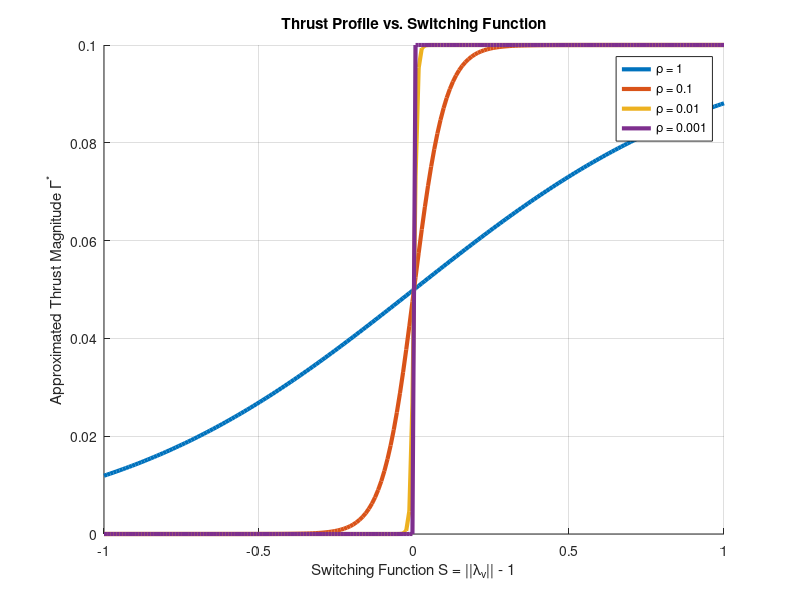

The MATLAB source for this figure: (Note: this script raises an error after producing the figure.)
clear; clc; close all;
format long

% PARAMETERS
mu = 1;               % Non-dimensional gravitational parameter
umax = 0.1;           % Maximum control magnitude
tf = 8;               % Fixed final time (non-dimensional)
Ispg0 = 4000*9.8;     % Given

% Smoothing parameters
rhos = [1, 0.1, 1e-2, 1e-3];

% Earth initial conditions (circular orbit at 1 AU)
% Now the state vector is 5D: [rx, ry, vx, vy, m].
% Assume initial mass = 1 in nondimensional units
x0 = [1; 0; 0; 1; 1];

% Mars orbit parameters (circular orbit)
a_M = 1.524;                % Mars semi-major axis (AU)
nu_M0 = pi;                 % Mars initial true anomaly (radians)
omega_M = sqrt(mu/(a_M^3)); % Mars angular rate

% Anonymous function for Mars' state (position and velocity) at time t
marsState = @(t) [ a_M*cos(nu_M0 + omega_M*t);
                   a_M*sin(nu_M0 + omega_M*t);
                  -a_M*omega_M*sin(nu_M0 + omega_M*t);
                   a_M*omega_M*cos(nu_M0 + omega_M*t) ];

% Terminal condition: spacecraft must rendezvous with Mars at tf.
x_target = marsState(tf);

% Plot Approximated Thrust vs. Switching Function
s_vec = linspace(-1,1,200);
figure('Color','white','Position',[2000 0 1000 800]); hold on;
colors = lines(length(rhos));
for i = 1:length(rhos)
    rho_val = rhos(i);
    Gamma = umax/2*(1 + tanh(s_vec./rho_val));
    plot(s_vec, Gamma, 'Color', colors(i,:), 'LineWidth', 3, ...
         'DisplayName', sprintf('\\rho = %g', rho_val));
end
xlabel('Switching Function S = ||\lambda_v|| - 1');
ylabel('Approximated Thrust Magnitude \Gamma^*');
title('Thrust Profile vs. Switching Function');
legend('Location','Best'); grid on;
ax = gca; ax.FontSize = 20;

% Solve the Two-Point Boundary Value Problem via Shooting
lambda0_guess = [0.849671; 0.101611; 0.201818; 1.08465; 1];

options_fsolve = optimoptions('fsolve','Display','iter','TolFun',1e-8,'TolX',1e-8);
for i = 1:length(rhos)
    rho = rhos(i);
    shootingFunc = @(lambda0) shootFunc(lambda0, x0, tf, mu, umax, rho, Ispg0, x_target);
    [lambda0_sol, fval, exitflag, output] = fsolve(shootingFunc, lambda0_guess, options_fsolve);
    fprintf('For \rho = %g, computed lambda0 = [%g; %g; %g; %g; %g]\n', ...
            rho, lambda0_sol(1), lambda0_sol(2), lambda0_sol(3), ...
            lambda0_sol(4), lambda0_sol(5));
    lambda0_guess = lambda0_sol;  % Update guess for next iteration
end
rho_final = rhos(end);

% Integrate the Full ODE System (State and Costate)
% Full state: y = [rx, ry, vx, vy, m, lam_rx, lam_ry, lam_vx, lam_vy, lam_m].
y0 = [x0; lambda0_sol];
options_ode = odeset('RelTol',1e-12,'AbsTol',1e-12);
[t_sol, y_sol] = ode45(@(t,y) odefun(t,y,mu,umax,rho_final,Ispg0), [0 tf], y0, options_ode);

% Extract state and costate
r_sol       = y_sol(:,1:2);
v_sol       = y_sol(:,3:4);
m_sol       = y_sol(:,5);
lambda_r_sol= y_sol(:,6:7);
lambda_v_sol= y_sol(:,8:9);
lambda_m_sol= y_sol(:,10);

% Compute Control History
u_sol = zeros(length(t_sol),2);
for k = 1:length(t_sol)
    lam_v = lambda_v_sol(k,:)';
    norm_lam_v = norm(lam_v);
    if norm_lam_v > 0
        % Updated switching function
        S_val = (norm_lam_v / m_sol(k)) + (lambda_m_sol(k)/Ispg0);
        Gamma = umax/2 * (1 + tanh((S_val - 1)/rho_final));  % Force magnitude
        u_sol(k,:) = - Gamma * (lam_v/norm_lam_v);
    else
        u_sol(k,:) = [0 0];
    end
end

% Compute Hamiltonian Variation Over Time
H_sol = zeros(length(t_sol),1);
for k = 1:length(t_sol)
    r_  = r_sol(k,:)';
    v_  = v_sol(k,:)';
    m_  = m_sol(k);
    lam_r= lambda_r_sol(k,:)';
    lam_v= lambda_v_sol(k,:)';
    lam_m= lambda_m_sol(k);
    norm_r = norm(r_);
    u_  = u_sol(k,:)';
    H_sol(k) = lam_r'*v_ ...
             + lam_v'*(-r_/norm_r^3 + (1/m_)*u_) ...
             + lam_m * ( -1/Ispg0 * norm(u_) ) ...
             + norm(u_);
end
H0 = H_sol(1);
H_diff = H_sol - H0;

% Compute Polar Coordinates for State (for plotting)
xSc = r_sol(:,1);
ySc = r_sol(:,2);
rPolar = sqrt(xSc.^2 + ySc.^2);
theta = atan2(ySc, xSc);
vx = v_sol(:,1);
vy = v_sol(:,2);
vr = (xSc.*vx + ySc.*vy)./rPolar;
vtheta = (xSc.*vy - ySc.*vx)./rPolar;

% Figure 1 - Trajectories in Cartesian 
figure('Color','white','Position',[0 0 1000 1000]); hold on;
t_circle = linspace(0,2*pi,200);
% Plot Earth orbit
plot(cos(t_circle), sin(t_circle), 'k--', 'DisplayName','Earth Orbit');
% Plot Mars orbit
plot(a_M*cos(t_circle), a_M*sin(t_circle), 'r--', 'DisplayName','Mars Orbit');
% Mark Earth start (blue marker)
plot(1, 0, 'ko','MarkerFaceColor','b','MarkerSize',20, 'DisplayName','Earth Start');
% Mark Mars start (red marker at pi)
plot(a_M*cos(pi), a_M*sin(pi), 'ro','MarkerFaceColor','r','MarkerSize',20, 'DisplayName','Mars Start');
% Plot spacecraft trajectory
plot(xSc, ySc, 'b-', 'LineWidth', 3, 'DisplayName', 'Spacecraft Trajectory');
% Mark intercept
scatter(xSc(end), ySc(end), 1200, 'bp', 'MarkerFaceColor','y','MarkerEdgeColor','k', 'DisplayName', 'Intercept');
axis equal; grid on;
xlabel('x (AU)'); ylabel('y (AU)');
title('Minimum-Fuel Trajectory from Earth to Mars (Variable Mass)');
legend('Location','Best');
ax = gca; ax.FontSize = 20;

% Figure 2 - States vs. Time
figure('Color','white','Position',[1000 0 1000 1000]);
subplot(4,1,1); hold on; grid on;
title('States vs. Time');
ylabel('r (AU)');
plot(t_sol, rPolar, 'b-', 'LineWidth', 3, 'DisplayName', 'r');
legend('Location','Best'); ax = gca; ax.FontSize = 20;

subplot(4,1,2); hold on; grid on;
ylabel('Velocity (AU/yr)');
plot(t_sol, vr, 'b--', 'LineWidth', 3, 'DisplayName', 'v_r');
plot(t_sol, vtheta, 'b-', 'LineWidth', 3, 'DisplayName', 'v_\theta');
legend('Location','Best'); ax = gca; ax.FontSize = 20;

subplot(4,1,3); hold on; grid on;
ylabel('\theta (rad)');
plot(t_sol, theta, 'b-', 'LineWidth', 3, 'DisplayName', '\theta');
legend('Location','Best'); ax = gca; ax.FontSize = 20;

subplot(4,1,4); hold on; grid on;
xlabel('Time (yr)'); ylabel('Mass (nondim)');
plot(t_sol, m_sol*1500, 'r-', 'LineWidth', 3, 'DisplayName', 'm(t)');
legend('Location','Best'); ax = gca; ax.FontSize = 20;

% Figure 3 - Hamiltonian Difference vs. Time
figure('Color','white','Position',[0 1000 1000 1000]); hold on; grid on;
title('H(t) - H(0)');
xlabel('Time (yr)'); ylabel('H(t) - H(0)');
plot(t_sol, H_diff, 'b-', 'LineWidth', 3, 'DisplayName', 'H(t)-H(0)');
legend('Location','Best');
ax = gca; ax.FontSize = 20;

% Switching Function and Thrust Profile vs. Time
S_sol = zeros(length(t_sol),1);
Gamma_sol = zeros(length(t_sol),1);
for k = 1:length(t_sol)
    norm_lv = norm(lambda_v_sol(k,:)');
    % Updated switching function 
    S_val = (norm_lv / m_sol(k)) + (lambda_m_sol(k)/Ispg0);
    S_sol(k) = S_val - 1;
    Gamma_sol(k) = umax/2 * (1 + tanh((S_val - 1)/rho_final));
end
% Figure 4 - Thrust profile
figure('Color','white','Position',[1000 1000 1000 1000]); hold on; grid on;
plot(t_sol, S_sol, 'b-', 'LineWidth', 3, 'DisplayName', 'S = (||\lambda_v||/m + \lambda_m/Ispg0 - 1)');
plot(t_sol, Gamma_sol, 'r--', 'LineWidth', 3, 'DisplayName', '\\Gamma^*');
xlabel('Time (yr)');
ylabel('Value');
title('Switching Function and Thrust Profile vs. Time');
legend('Location','Best');
ax = gca; ax.FontSize = 20;

% Figure 5 - Control Time History
figure('Color','white','Position',[1000 1000 1000 1000]); hold on; grid on;
plot(t_sol, u_sol(:,1), 'b-', 'LineWidth', 3, 'DisplayName', 'u_x');
plot(t_sol, u_sol(:,2), 'r-', 'LineWidth', 3, 'DisplayName', 'u_y');
plot(t_sol, vecnorm(u_sol,2,2), 'k-', 'LineWidth', 3, 'DisplayName', '||u||');
xlabel('Time (yr)');
ylabel('Control Acceleration');
title('Control Time History');
legend('Location','Best');
ax = gca; ax.FontSize = 20;

% Figure 6 - Costate Time History
lambda_r_radial = lambda_r_sol(:,1).*cos(theta) + lambda_r_sol(:,2).*sin(theta);
lambda_r_transverse = -lambda_r_sol(:,1).*sin(theta) + lambda_r_sol(:,2).*cos(theta);
% For lambda_v:
lambda_v_radial = lambda_v_sol(:,1).*cos(theta) + lambda_v_sol(:,2).*sin(theta);
lambda_v_transverse = -lambda_v_sol(:,1).*sin(theta) + lambda_v_sol(:,2).*cos(theta);

figure('Color','white','Position',[2000 1000 1000 1000]);

subplot(3,1,1); hold on; grid on;
plot(t_sol, lambda_r_radial, 'b-', 'LineWidth', 3, 'DisplayName', '\lambda_{r,rad}');
plot(t_sol, lambda_r_transverse, 'r-', 'LineWidth', 3, 'DisplayName', '\lambda_{r,\theta}');
xlabel('Time [years]'); ylabel('Costate (units)');
title('Costate \lambda_r');
legend('Location','Best'); ax = gca; ax.FontSize = 20;

subplot(3,1,2); hold on; grid on;
plot(t_sol, lambda_v_radial, 'b-', 'LineWidth', 3, 'DisplayName', '\lambda_{v,rad}');
plot(t_sol, lambda_v_transverse, 'r-', 'LineWidth', 3, 'DisplayName', '\lambda_{v,\theta}');
xlabel('Time [years]'); ylabel('Costate (units)');
title('Costate \lambda_v');
legend('Location','Best'); ax = gca; ax.FontSize = 20;

subplot(3,1,3); hold on; grid on;
plot(t_sol, lambda_m_sol, 'm-', 'LineWidth', 3, 'DisplayName', '\lambda_m');
xlabel('Time [years]'); ylabel('Mass Costate');
title('Costate \lambda_m');
legend('Location','Best'); ax = gca; ax.FontSize = 20;

% ODE Dynamics for State and Costate
function dydt = odefun(~, y, mu, umax, rho, Ispg0)
    % y = [r(2); v(2); m(1); lambda_r(2); lambda_v(2); lambda_m(1)]
    r       = y(1:2);
    v       = y(3:4);
    m       = y(5);
    lam_r   = y(6:7);
    lam_v   = y(8:9);
    lam_m   = y(10);

    norm_lam_v = norm(lam_v);
    if norm_lam_v > 0
        S_val = (norm_lam_v / m) + (lam_m/(Ispg0));
        Gamma = umax/2 * (1 + tanh((S_val - 1)/rho));  % Force magnitude
        u = -Gamma*(lam_v/norm_lam_v);
    else
        u = [0; 0];
    end

    % State equations
    norm_r = norm(r);
    drdt = v;
    dvdt = -r/(norm_r^3) + (1/m)*u;
    dmdt = -(1/Ispg0)*norm(u);

    % Costate equations
    A = (1/(norm_r^3))*eye(2) - 3*(r*r')/(norm_r^5);
    dlam_rdt = A*lam_v;
    dlam_vdt = - lam_r;
    dlam_mdt = lam_v'*(1/m^2 * u);

    dydt = [drdt; dvdt; dmdt; dlam_rdt; dlam_vdt; dlam_mdt];
end

function F = shootFunc(lambda0, x0, tf, mu, umax, rho, Ispg0, x_target)
    % x0 is [r(2), v(2), m], lambda0 is [lam_r(2), lam_v(2), lam_m]
    y0 = [x0; lambda0];
    options_ode_inner = odeset('RelTol',1e-12,'AbsTol',1e-12);
    [~, y] = ode45(@(t,z) odefun(t,z,mu,umax,rho,Ispg0), [0 tf], y0, options_ode_inner);

    % Final state at tf
    x_tf = y(end,1:4)';  % Only compare r and v
    F = x_tf - x_target; % final mass is free => do not constrain y(end,5)
end
